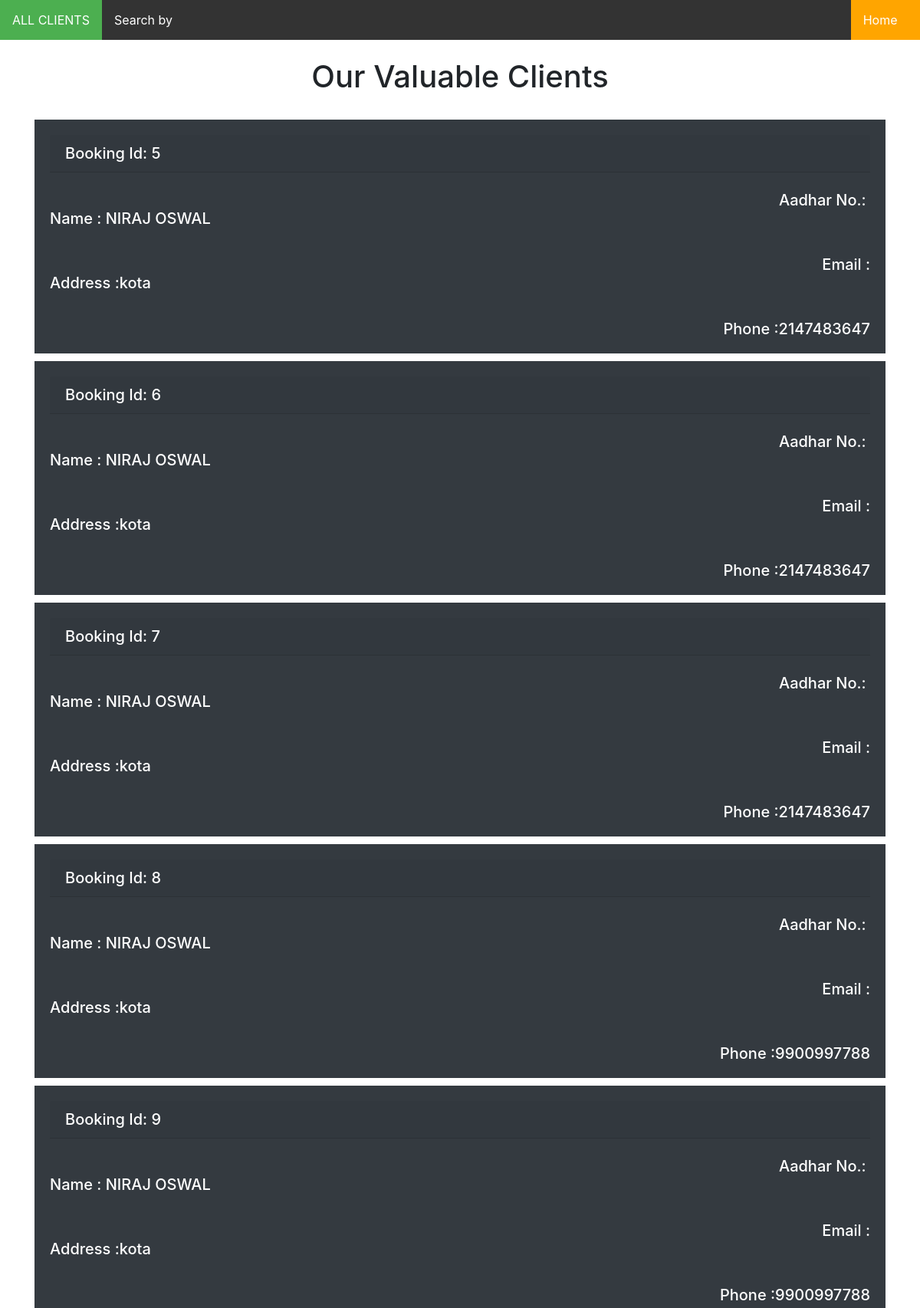
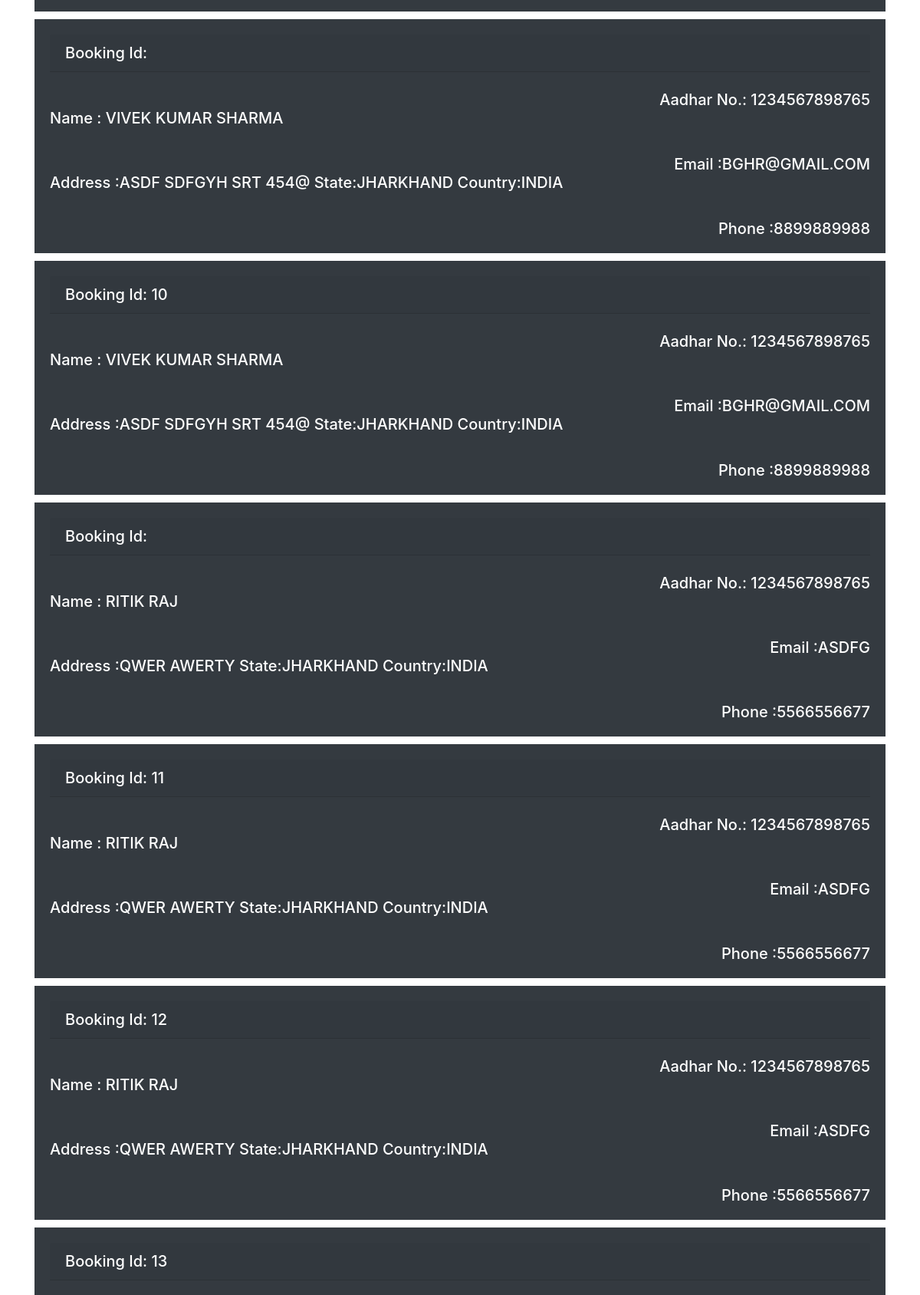
Screenshot of /ourclients.php (upper part) with the database file from the repository (2 pictures, top to bottom).
### tables this page shows
CREATE TABLE `usertable` (
  `BookingId` varchar(20) NOT NULL,
  `Name` text NOT NULL,
  `Address` text NOT NULL,
  `Mobile` varchar(20) NOT NULL,
  `Email` varchar(30) NOT NULL,
  `AadhaarNo` varchar(30) NOT NULL
);

### ourclients.php (the view, shortened to what this page needs)
<!DOCTYPE html>
<html lang="en">
<head>
    <link rel="stylesheet" href="https://maxcdn.bootstrapcdn.com/bootstrap/4.0.0/css/bootstrap.min.css">
</head>
<body>
<ul class="tab2">
  <li class="tabs"><a class="active" href="ourclients.php">ALL CLIENTS</a></li>
  <li class="tabs"><a href="clientsearchby.php">Search by  </a></li>
   <li class="tabs" style="float:right; background-color: orange;">
        <a href="MAIN.php" class="nav-link">Home &nbsp;&nbsp;</a>
        </li>
</ul>
    <div class="container"><br>
    <center><h1 style="font-size:40px;">Our Valuable Clients</h1></center>
    <br>
<?php
$conn= mysqli_connect('localhost','root','','carrental');
$q="select * from usertable";
$jk= mysqli_query($conn,$q);
while($row=mysqli_fetch_array($jk)){
$userbookingid=$row['BookingId'];
$username=$row['Name'];
$useradd=$row['Address'];
$usermob=$row['Mobile'];
$useremail=$row['Email'];
$useraadhaar=$row['AadhaarNo'];
echo "
        <div class=\"card-body\" style=\"width:100%;background:#343a40;color:white;\">
          <h5 class=\"card-header\" id=\'name\'>Booking Id:&nbsp;$userbookingid</h5><br>
          <h5 class=\"card-title\" id=\'name2\' style=\"float:right!important;\">Aadhar No.:&nbsp;$useraadhaar</h5><br>
                    <h5 class=\"card-title\" id=\'name\'>Name : $username</h5><br>
                    <h5 class=\"card-title\" id=\'name3\' style=\"float:right!important;\">Email :$useremail</h5><br>
                            <h5 class=\"card-title\" id=\'name\'>Address :$useradd</h5><br>
                            <h5 class=\"card-title\" id=\'name4\' style=\"float:right!important;\">Phone :$usermob</h5><br>
        </div>
      <div style=\"height:10px;background:white;\"></div>
";
}
?>
    </div>
</body>
</html>

### ourclients.php (style rules this page uses)
.tab2 { list-style-type: none; margin: 0; padding: 0; overflow: hidden; background-color: #333; }
.tabs { float: left; }
.tabs a { display: block; color: white; text-align: center; padding: 14px 16px; text-decoration: none; }
.active { background-color: #4CAF50; }

### rows the page displays
usertable: BookingId "5", Name "NIRAJ OSWAL", Address "kota", Mobile "2147483647"
usertable: BookingId "6", Name "NIRAJ OSWAL", Address "kota", Mobile "2147483647"
usertable: BookingId "7", Name "NIRAJ OSWAL", Address "kota", Mobile "2147483647"
usertable: BookingId "8", Name "NIRAJ OSWAL", Address "kota", Mobile "9900997788"
usertable: BookingId "9", Name "NIRAJ OSWAL", Address "kota", Mobile "9900997788"
usertable: AadhaarNo "1234567898765", Name "VIVEK KUMAR SHARMA", Email "BGHR@GMAIL.COM", Address "ASDF SDFGYH SRT 454@ State:JHARKHAND Country:INDIA", Mobile "8899889988"
usertable: BookingId "10", AadhaarNo "1234567898765", Name "VIVEK KUMAR SHARMA", Email "BGHR@GMAIL.COM", Address "ASDF SDFGYH SRT 454@ State:JHARKHAND Country:INDIA", Mobile "8899889988"
usertable: AadhaarNo "1234567898765", Name "RITIK RAJ", Email "ASDFG", Address "QWER AWERTY State:JHARKHAND Country:INDIA", Mobile "5566556677"
usertable: BookingId "11", AadhaarNo "1234567898765", Name "RITIK RAJ", Email "ASDFG", Address "QWER AWERTY State:JHARKHAND Country:INDIA", Mobile "5566556677"
usertable: BookingId "12", AadhaarNo "1234567898765", Name "RITIK RAJ", Email "ASDFG", Address "QWER AWERTY State:JHARKHAND Country:INDIA", Mobile "5566556677"
usertable: BookingId "13"
